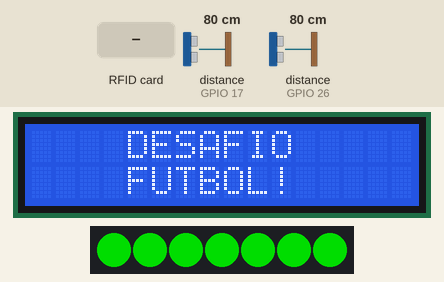
Bench run of a sketch on a simulated ESP32. On the bench: 16×2 character LCD, 7 RGB LEDs in strip order, left to right. Inputs (shaded band) come from the test bench; at power-on: distance to the obstacle (sensors on GPIO 17, GPIO 26) 80 cm. The echo pulse lasts 58.3 µs per cm; dim RGB values are drawn brighter than linear; what the sketch prints to the serial monitor is not drawn.

Above: at 1.3 s.
1.4 s: RFID card 5E 7A 19 C4 held to the reader
At 1.58 s:
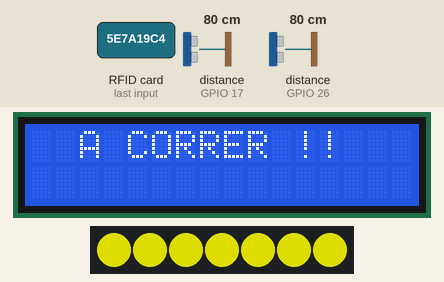
At 2.9 s:
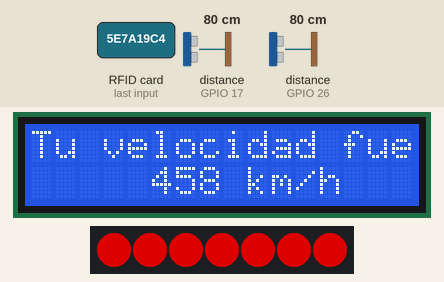
Timing chart, 0 to 4.4 s (numbered marks = the images above; inputs shaded):
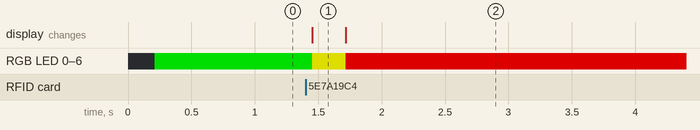

Measured:
- after the input at 1.4 s, RGB LED 0–6: RGB(0, 150, 0) → RGB(150, 150, 0) after 0.05 s, → RGB(150, 0, 0) 0.26 s later; the display: changes after 0.05 s (image 1)

The sketch:

vel_valen.ino
```cpp
#include <SPI.h>
#include <MFRC522.h>
#include <Wire.h>
#include <LiquidCrystal_I2C.h>
#include <Adafruit_NeoPixel.h>

#define PIN 12  // On Trinket or Gemma, suggest changing this to 1

#define NUMPIXELS 7  // Popular NeoPixel ring size

Adafruit_NeoPixel pixels(NUMPIXELS, PIN, NEO_GRB + NEO_KHZ800);

LiquidCrystal_I2C lcd(0x27, 16, 2);  // set the LCD address to 0x27 for a 16

#define SS_PIN 13
#define RST_PIN 5

MFRC522 rfid(SS_PIN, RST_PIN);  // Instance of the class

MFRC522::MIFARE_Key key;

// Init array that will store new NUID
byte nuidPICC[4];

// Variable to store the scanned card ID as a string
String cardID = "";

const int trigPin1 = 16;  //verde amarillo
const int echoPin1 = 17;  //marron naranja
const int trigPin2 = 25;  //verde
const int echoPin2 = 26;  //blanco
int estado = 0;

struct tiempos {
  int start;
  int finish;
  int startReturn;
  int finishReturn;
};

tiempos tiempo;

int reading;

int maxSpeed;

void setup() {
  Serial.begin(9600);
  SPI.begin();      // Init SPI bus
  rfid.PCD_Init();  // Init
  lcd.init();       // initialize the lcd
  lcd.init();
  pixels.begin();  // INITIALIZE NeoPixel strip object (REQUIRED)

  // Print a message to the LCD.
  lcd.backlight();
  lcd.clear();
  lcd.setCursor(4, 0);
  lcd.print("DESAFIO");
  lcd.setCursor(4, 1);
  lcd.print("FUTBOL!");

  Serial.println(F("This code scans the MIFARE Classic NUID."));
  Serial.print(F("Using the following key:"));

  tiempo.start = 0;
  tiempo.finish = 0;
  tiempo.startReturn = 0;
  tiempo.finishReturn = 0;

  pinMode(trigPin1, OUTPUT);
  pinMode(echoPin1, INPUT);
  pinMode(trigPin2, OUTPUT);
  pinMode(echoPin2, INPUT);
  setGreen();
}

void loop() {

  switch (estado) {
    case 0:
      lcd.setCursor(4, 0);
      lcd.print("DESAFIO");
      lcd.setCursor(4, 1);
      lcd.print("FUTBOL!");
      if (rfid.PICC_IsNewCardPresent()) {
        Serial.println("Tarjeta detectada.");
        estado = 1;
        lcd.clear();
        lcd.setCursor(2, 0);
        lcd.print("A CORRER !!");
        setYellow();
      }
      break;

    case 1:
      reading = readUs(trigPin1, echoPin1);
      Serial.println(reading);
      if (reading < 100 && reading != 0) {
        tiempo.start = millis();
        Serial.println("First read");
        estado = 2;
      } else
        break;

    case 2:
      reading = readUs(trigPin2, echoPin2);

      if (reading < 100 && reading != 0) {
        tiempo.finish = millis();
        Serial.println("Second read");


        delay(10);
        estado = 3;
      }
      break;

    case 3:
      reading = readUs(trigPin2, echoPin2);
      if (reading < 100 && reading != 0) {
        tiempo.startReturn = millis();
        Serial.println("Third read");

        estado = 4;
      }
      break;
    case 4:
      reading = readUs(trigPin1, echoPin1);

      if (reading < 100 && reading != 0) {
        tiempo.finishReturn = millis();
        Serial.println("Fourth read");
        estado = 5;
      }
      break;

    case 5:
      /*
      Serial.println("El tiempo de ida fue: " + String(tiempo.finish - tiempo.start));
      Serial.println("El tiempo de vuelta fue: " + String(tiempo.finishReturn - tiempo.startReturn));*/
      setRed();

      double finalTime1 = (tiempo.finish - tiempo.start) / 3600000.0;
      double finalTime2 = (tiempo.finishReturn - tiempo.startReturn) / 3600000.0;
      lcd.clear();
      lcd.setCursor(0, 0);
      lcd.print("Tu velocidad fue:");
      //lcd.print("1: " + String(0.007 / finalTime1) + " km/h");
      if(0.007/finalTime1 > 0.007/finalTime2){
        maxSpeed = 0.007 / finalTime1;
      }else{
        maxSpeed = 0.007 / finalTime2;
      }

      lcd.setCursor(5, 1);
      lcd.print(String(maxSpeed) + " km/h");
      Serial.println("La velocidad de ida fue: " + String(0.007 / finalTime1));
      Serial.println("La velocidad de ida fue: " + String(0.007 / finalTime2));
      delay(12000);
      ESP.restart();


      break;
  }


  //Serial.println(readUs(trigPin2, echoPin2));
}

void setGreen() {
  pixels.clear();                        // Set all pixel colors to 'off'
  for (int i = 0; i < NUMPIXELS; i++) {  // For each pixel...
    pixels.setPixelColor(i, pixels.Color(0, 150, 0));

    pixels.show();  // Send the updated pixel colors to the hardware.
  }
}

void setRed() {
  pixels.clear();                        // Set all pixel colors to 'off'
  for (int i = 0; i < NUMPIXELS; i++) {  // For each pixel...
    pixels.setPixelColor(i, pixels.Color(150, 0, 0));

    pixels.show();  // Send the updated pixel colors to the hardware.
  }
}

void setYellow() {
  pixels.clear();                        // Set all pixel colors to 'off'
  for (int i = 0; i < NUMPIXELS; i++) {  // For each pixel...
    pixels.setPixelColor(i, pixels.Color(150, 150, 0));

    pixels.show();  // Send the updated pixel colors to the hardware.
  }
}

int readUs(int trig, int echo) {
  digitalWrite(trig, LOW);  //Inicializamos el pin con 0
  long t;                   //tiempopo que demora en llegar el eco
  long d;                   //distancia en centiempotros

  digitalWrite(trig, HIGH);
  delayMicroseconds(10);  //Enviamos un pulso de 10us
  digitalWrite(trig, LOW);

  t = pulseIn(echo, HIGH);  //obtenemos el ancho del pulso
  d = t / 59;               //escalamos el tiempo a una distancia en cm
  delay(50);
  return d;
}
```
